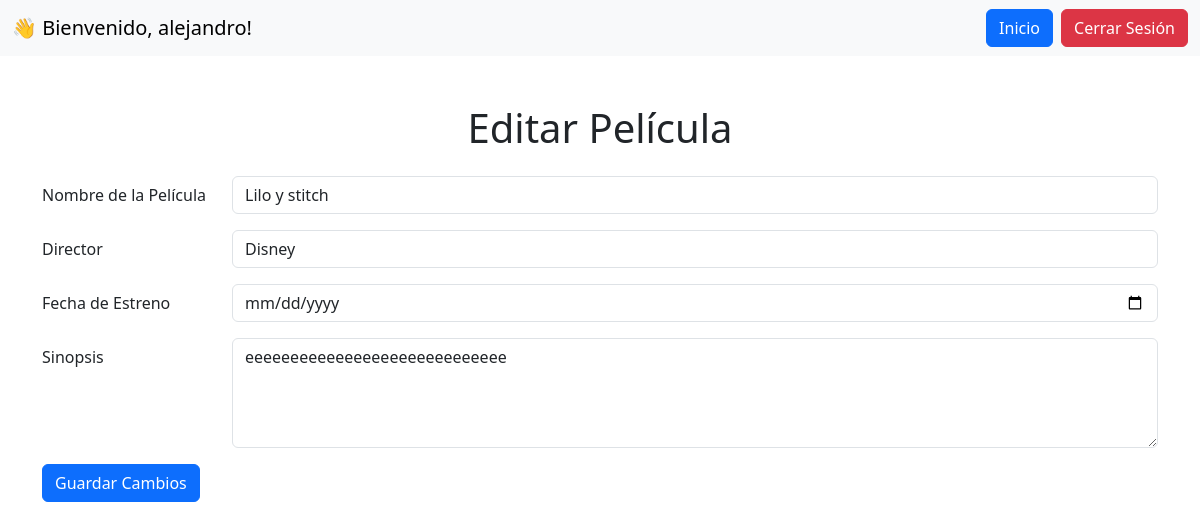
The page /pelicula/2/editar/ (signed in) on the database its author committed.
### cine/models.py (models this page shows, shortened)
class Pelicula(models.Model):
    nombre_pelicula = models.CharField(max_length=100)
    director = models.CharField(max_length=100)
    fecha_estreno = models.DateField()
    sinopsis = models.TextField()
    author = models.ForeignKey(User, on_delete=models.CASCADE)

### prueba/views.py (the view, shortened to what this page needs)
# urls.py: path('pelicula/<int:pelicula_id>/editar/', views.editar_pelicula, name='editar_pelicula'),
@login_required
def editar_pelicula(request, pelicula_id):
    pelicula = get_object_or_404(Pelicula, id=pelicula_id)
    if pelicula.author != request.user:
        return redirect('crud')  # Redirige si el usuario no es el autor
    return render(request, 'editar_pelicula.html', {'pelicula': pelicula})

### templates/editar_pelicula.html (shortened to what this page needs)
<!DOCTYPE html>
<html lang="es">
<head>
    <link href="https://cdn.jsdelivr.net/npm/bootstrap@5.3.0-alpha1/dist/css/bootstrap.min.css" rel="stylesheet">
</head>
<body>
    <nav class="navbar navbar-expand-lg navbar-light bg-light">
        <div class="container-fluid">
            <a class="navbar-brand" href="#">👋 Bienvenido, {{ user.first_name|default:user.username }}!</a>
            <div class="d-flex">
                <a href="{% url 'crud' %}" class="btn btn-primary me-2">Inicio</a>
                <a href="{% url 'logout' %}" class="btn btn-danger">Cerrar Sesión</a>
            </div>
        </div>
    </nav>
    <div class="container mt-5">
        <h1 class="text-center mb-4">Editar Película</h1>
        <form method="POST">
            <div class="mb-3 row">
                <label for="nombre_pelicula" class="col-sm-2 col-form-label">Nombre de la Película</label>
                <div class="col-sm-10">
                    <input type="text" class="form-control" id="nombre_pelicula" name="nombre_pelicula" value="{{ pelicula.nombre_pelicula }}" required>
                </div>
            </div>
            <div class="mb-3 row">
                <label for="director" class="col-sm-2 col-form-label">Director</label>
                <div class="col-sm-10">
                    <input type="text" class="form-control" id="director" name="director" value="{{ pelicula.director }}" required>
                </div>
            </div>
            <div class="mb-3 row">
                <label for="fecha_estreno" class="col-sm-2 col-form-label">Fecha de Estreno</label>
                <div class="col-sm-10">
                    <input type="date" class="form-control" id="fecha_estreno" name="fecha_estreno" value="{{ pelicula.fecha_estreno }}" required>
                </div>
            </div>
            <div class="mb-3 row">
                <label for="sinopsis" class="col-sm-2 col-form-label">Sinopsis</label>
                <div class="col-sm-10">
                    <textarea class="form-control" id="sinopsis" name="sinopsis" rows="4" required>{{ pelicula.sinopsis }}</textarea>
                </div>
            </div>
            <button type="submit" class="btn btn-primary">Guardar Cambios</button>
        </form>
    </div>
</body>
</html>

### rows shown on the page
Pelicula: nombre_pelicula "Lilo y stitch", director "Disney", sinopsis "eeeeeeeeeeeeeeeeeeeeeeeeeeeee"

### other values the page prints
{{ user.first_name|default:user.username }} "alejandro"
